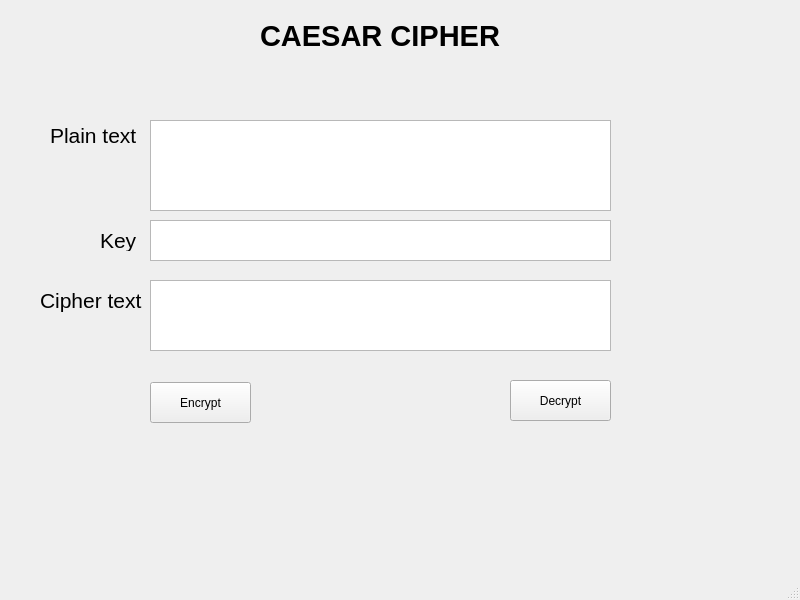
<?xml version="1.0" encoding="UTF-8"?>
<ui version="4.0">
 <class>MainWindow</class>
 <widget class="QMainWindow" name="MainWindow">
  <property name="geometry">
   <rect>
    <x>0</x>
    <y>0</y>
    <width>800</width>
    <height>600</height>
   </rect>
  </property>
  <property name="windowTitle">
   <string>MainWindow</string>
  </property>
  <widget class="QWidget" name="centralwidget">
   <widget class="QLabel" name="label">
    <property name="geometry">
     <rect>
      <x>260</x>
      <y>10</y>
      <width>241</width>
      <height>51</height>
     </rect>
    </property>
    <property name="font">
     <font>
      <pointsize>22</pointsize>
      <weight>75</weight>
      <bold>true</bold>
     </font>
    </property>
    <property name="text">
     <string>CAESAR CIPHER</string>
    </property>
   </widget>
   <widget class="QLabel" name="label_2">
    <property name="geometry">
     <rect>
      <x>50</x>
      <y>120</y>
      <width>91</width>
      <height>31</height>
     </rect>
    </property>
    <property name="font">
     <font>
      <pointsize>16</pointsize>
     </font>
    </property>
    <property name="text">
     <string>Plain text</string>
    </property>
   </widget>
   <widget class="QLabel" name="label_3">
    <property name="geometry">
     <rect>
      <x>40</x>
      <y>280</y>
      <width>111</width>
      <height>41</height>
     </rect>
    </property>
    <property name="font">
     <font>
      <pointsize>16</pointsize>
     </font>
    </property>
    <property name="text">
     <string>Cipher text</string>
    </property>
   </widget>
   <widget class="QLabel" name="label_4">
    <property name="geometry">
     <rect>
      <x>100</x>
      <y>230</y>
      <width>41</width>
      <height>21</height>
     </rect>
    </property>
    <property name="font">
     <font>
      <pointsize>16</pointsize>
     </font>
    </property>
    <property name="text">
     <string>Key</string>
    </property>
   </widget>
   <widget class="QTextEdit" name="plainTextTxt">
    <property name="geometry">
     <rect>
      <x>150</x>
      <y>120</y>
      <width>461</width>
      <height>91</height>
     </rect>
    </property>
   </widget>
   <widget class="QTextEdit" name="KeyTxt">
    <property name="geometry">
     <rect>
      <x>150</x>
      <y>220</y>
      <width>461</width>
      <height>41</height>
     </rect>
    </property>
   </widget>
   <widget class="QTextEdit" name="CiphertextTxt">
    <property name="geometry">
     <rect>
      <x>150</x>
      <y>280</y>
      <width>461</width>
      <height>71</height>
     </rect>
    </property>
   </widget>
   <widget class="QPushButton" name="EncryptBtn">
    <property name="geometry">
     <rect>
      <x>150</x>
      <y>382</y>
      <width>101</width>
      <height>41</height>
     </rect>
    </property>
    <property name="text">
     <string>Encrypt</string>
    </property>
   </widget>
   <widget class="QPushButton" name="DecryptBtn">
    <property name="geometry">
     <rect>
      <x>510</x>
      <y>380</y>
      <width>101</width>
      <height>41</height>
     </rect>
    </property>
    <property name="text">
     <string>Decrypt</string>
    </property>
   </widget>
  </widget>
  <widget class="QMenuBar" name="menubar">
   <property name="geometry">
    <rect>
     <x>0</x>
     <y>0</y>
     <width>800</width>
     <height>21</height>
    </rect>
   </property>
  </widget>
  <widget class="QStatusBar" name="statusbar"/>
 </widget>
 <resources/>
 <connections/>
</ui>
